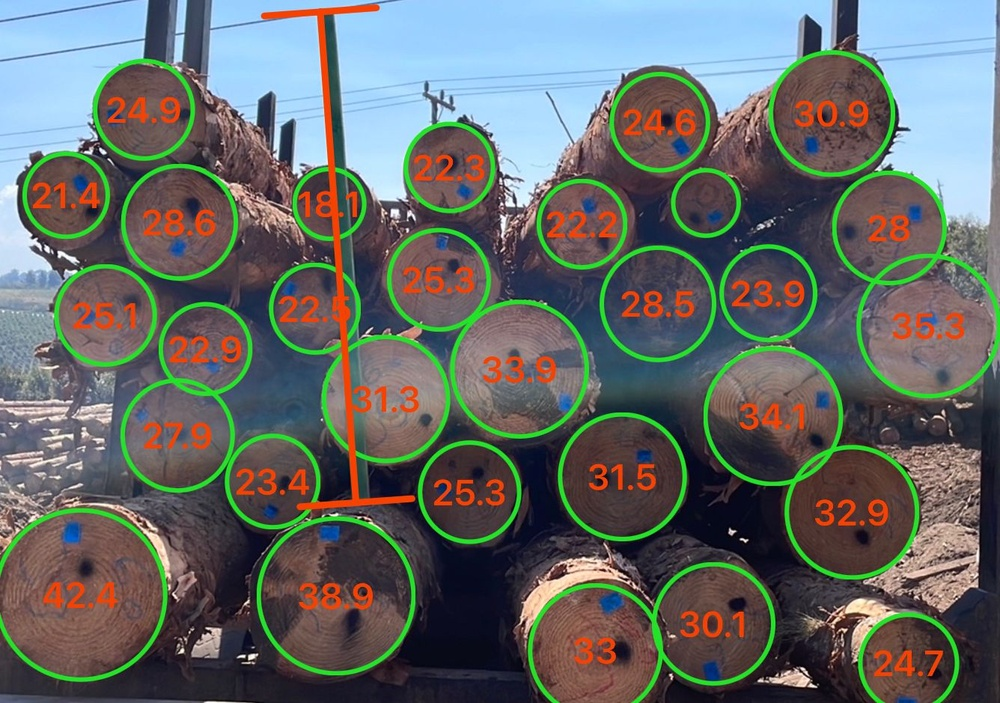
#> input picture rear-view-truck.jpeg, 1000 x 703 px, shrunk from 1336 x 939 before the run
$ python detect_logs.py
#> lines starting #> are read from the running program, lines starting #| are printed output that depends on the picture; after the words box and inside, x2 and y2 are one past the last pixel; in counts of white or black regions, pixels touching at a corner belong together
import cv2
import numpy as np

def detect_logs(image_path):
    # Read the image
#> called with image_path = 'rear-view-truck.jpeg'
    image = cv2.imread(image_path)
#> image is the input picture: shape (703, 1000, 3); mean B, G, R 102.6, 105.7, 100.3

    # Check if the image is loaded successfully
    if image is None:
        print(f"Error: Unable to read the image at '{image_path}'")
        return []

    # Convert the image to grayscale
    gray = cv2.cvtColor(image, cv2.COLOR_BGR2GRAY)
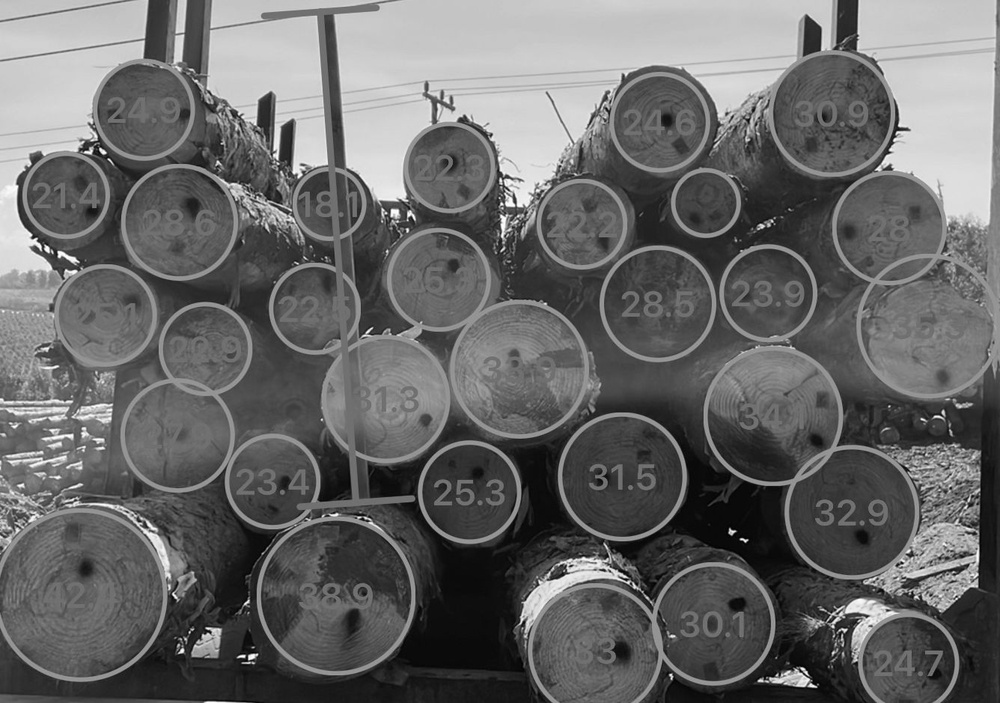
#> gray: shape (703, 1000); min 0, max 255, mean 103.7

    # Apply Gaussian blur to reduce noise
    blurred = cv2.GaussianBlur(gray, (5, 5), 0)

    # Apply adaptive thresholding
    _, thresholded = cv2.threshold(blurred, 0, 255, cv2.THRESH_BINARY + cv2.THRESH_OTSU)
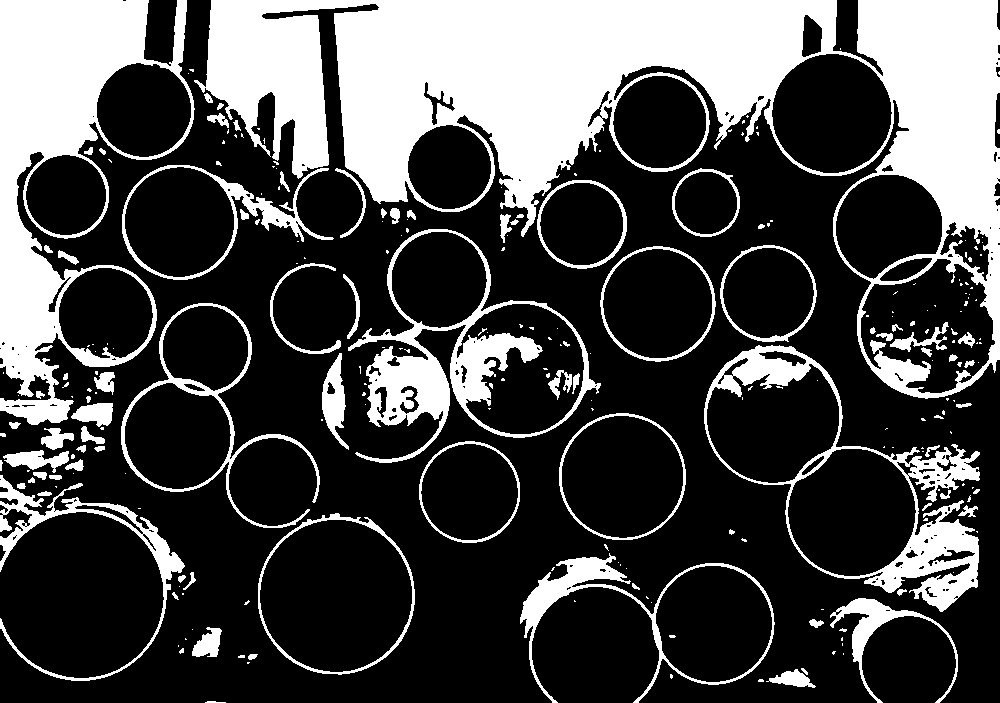
#> thresholded: shape (703, 1000); 28.6% white; 251 white regions (162 under 20 px), largest, box (x1, y1, x2, y2) and area: (194, 0, 1000, 399) 109732, (0, 0, 195, 425) 32758, (704, 345, 980, 612) 11786

    # Apply morphological operations to remove small noise and fill gaps
    kernel = np.ones((5, 5), np.uint8)
    morphed = cv2.morphologyEx(thresholded, cv2.MORPH_CLOSE, kernel)
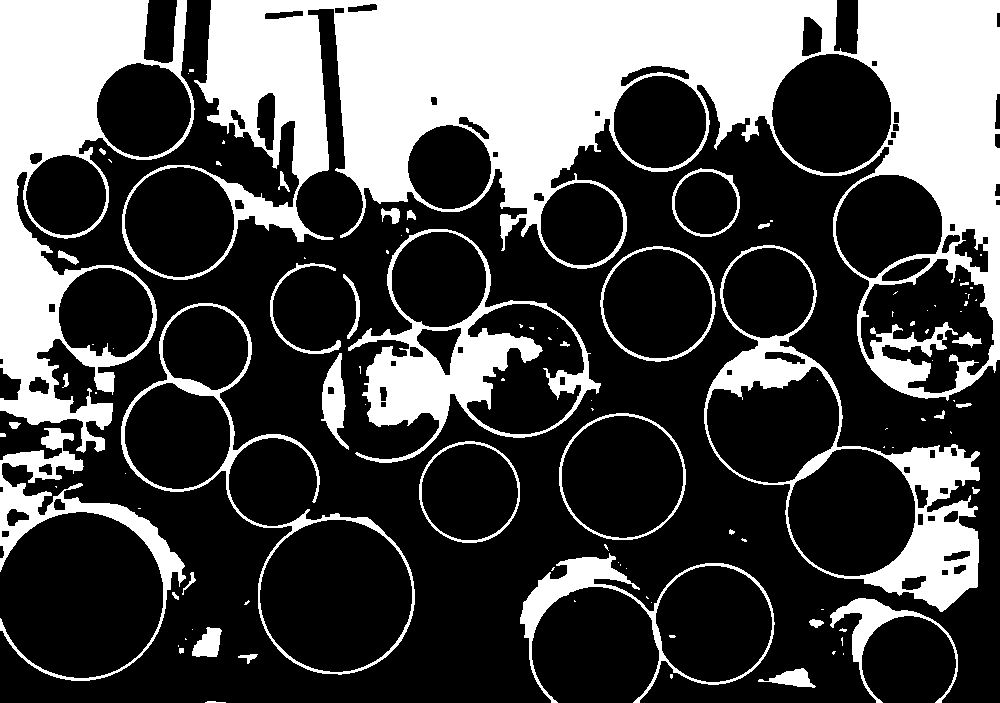
#> morphed: shape (703, 1000); 30.1% white; 106 white regions (66 under 20 px), largest, box (x1, y1, x2, y2) and area: (122, 0, 1000, 401) 119475, (0, 0, 195, 453) 35265, (704, 245, 980, 612) 15391
    morphed = cv2.morphologyEx(morphed, cv2.MORPH_OPEN, kernel)
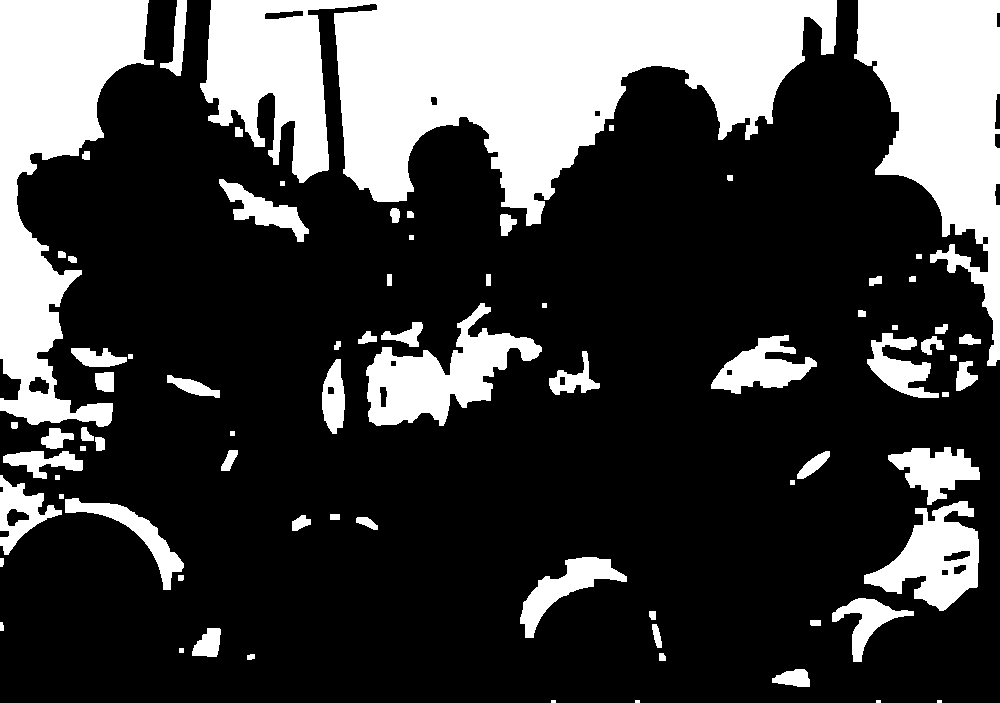
#> morphed: shape (703, 1000); 26.2% white; 78 white regions (4 under 20 px)

    # Find contours in the processed image
    contours, _ = cv2.findContours(morphed, cv2.RETR_EXTERNAL, cv2.CHAIN_APPROX_SIMPLE)
#> contours = 78 contours, 13 with area under 20; largest, box (x1, y1, x2, y2) and area: (200, 0, 837, 226) 78624, (0, 0, 154, 427) 30299, (854, 0, 1000, 366) 26994, (366, 303, 542, 426) 8910, (864, 501, 979, 611) 6404

    log_dimensions = []

    for contour in contours:
        # Filter contours based on area to remove small details
        area = cv2.contourArea(contour)
        if area < 100:
            continue

        # Approximate the contour to a polygon
        epsilon = 0.02 * cv2.arcLength(contour, True)
        approx = cv2.approxPolyDP(contour, epsilon, True)

        # Calculate the bounding box for the contour
        x, y, w, h = cv2.boundingRect(approx)

        # Draw the bounding box on the original image (for visualization)
        cv2.rectangle(image, (x, y), (x + w, y + h), (0, 255, 0), 2)

        # Calculate the diameter of the log (assuming circular shape)
        diameter = min(w, h)

        # Append the diameter to the list
        log_dimensions.append(diameter)

        # Display the measurement near the rectangle
        cv2.putText(image, f"{diameter} pixels", (x, y - 10), cv2.FONT_HERSHEY_SIMPLEX, 0.5, (255, 255, 255), 2)
#> this loop made 78 passes
#> (area, epsilon, x, y, w, h, diameter) on passes 5, 9, 10, 14, 17, 18, 19, 21, 22, 26, 27, 28: (446.5, 1.96, 772, 669, 38, 18, 18), (547, 2.08, 192, 628, 29, 29, 29), (123, 1.16, 652, 624, 10, 24, 10), (1606.5, 5.68, 832, 598, 82, 64, 64), (2642, 6.8, 523, 559, 104, 79, 79), (139, 1.13, 356, 517, 22, 13, 13), (169.5, 1.17, 292, 515, 19, 16, 16), (6404.5, 11.06, 864, 506, 115, 104, 104), (2171, 7.23, 65, 499, 119, 91, 91), (2079.5, 6.25, 0, 475, 62, 80, 62), (358, 1.87, 797, 451, 33, 28, 28), (1033.5, 4.85, 3, 451, 80, 28, 28)
#> area on passes 6, 7, 11, 12, 13, 15: 30, 38, 21.5, 49.5, 44, 24.5
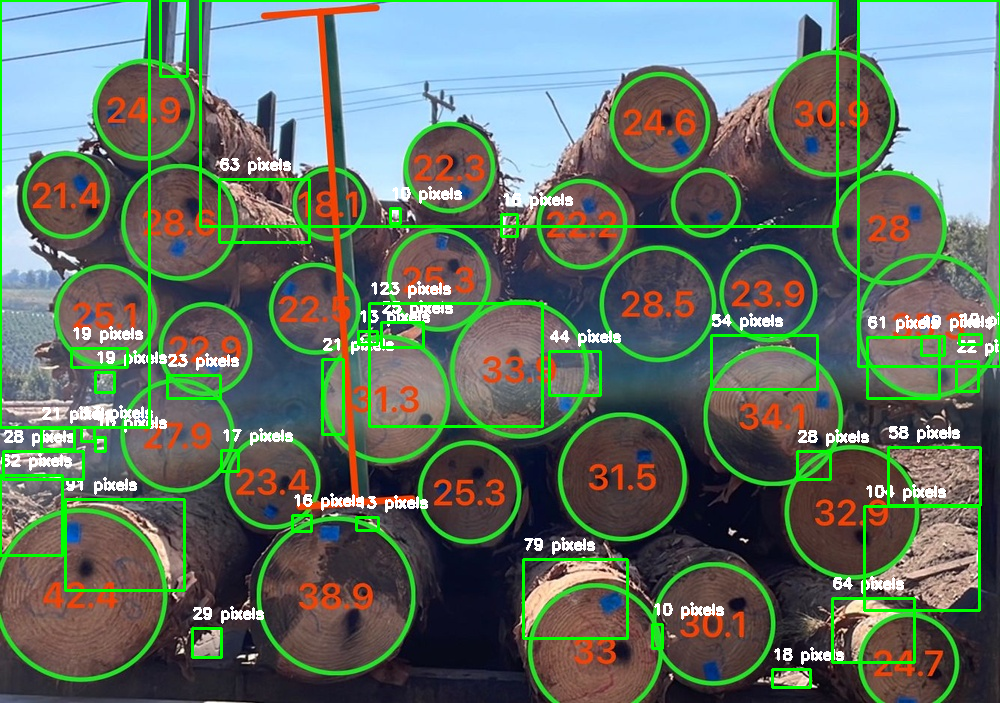
#> image: shape (703, 1000, 3); 6.01% of pixels changed, all inside (x1, y1, x2, y2) = (0, 0, 1000, 689)
#> after the loop, log_dimensions = 37 values, max 226 at index 34, min 10 at index 2, mean 47.22

    # Display the image with rectangles and measurements
    cv2.imshow("Detected Logs", image)
    cv2.waitKey(0)
    cv2.destroyAllWindows()

    return log_dimensions

# Example usage
image_path = "rear-view-truck.jpeg"
log_dimensions = detect_logs(image_path)
print("Log Dimensions:", log_dimensions)
#| Log Dimensions: [18, 29, 10, 64, 79, 13, 16, 104, 91, 62, 28, 28, 17, 58, 10, 21, 13, 23, 19, 22, 21, 44, 19, 19, 54, 10, 61, 13, 25, 123, 16, 10, 63, 142, 226, 27, 149]
